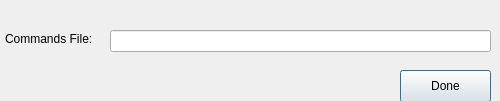
<?xml version="1.0" encoding="UTF-8"?>
<ui version="4.0">
 <class>editDataWindow</class>
 <widget class="QDialog" name="editDataWindow">
  <property name="geometry">
   <rect>
    <x>0</x>
    <y>0</y>
    <width>500</width>
    <height>101</height>
   </rect>
  </property>
  <property name="minimumSize">
   <size>
    <width>383</width>
    <height>101</height>
   </size>
  </property>
  <property name="maximumSize">
   <size>
    <width>500</width>
    <height>101</height>
   </size>
  </property>
  <property name="windowTitle">
   <string>Edit Data - ANUBIS Interface</string>
  </property>
  <property name="windowIcon">
   <iconset resource="resources.qrc">
    <normaloff>:/img/ANUBIS.ico</normaloff>:/img/ANUBIS.ico</iconset>
  </property>
  <widget class="QLabel" name="commandsFileURLLabel">
   <property name="geometry">
    <rect>
     <x>5</x>
     <y>31</y>
     <width>111</width>
     <height>16</height>
    </rect>
   </property>
   <property name="text">
    <string>Commands File:</string>
   </property>
  </widget>
  <widget class="QLineEdit" name="commandsFileURL">
   <property name="geometry">
    <rect>
     <x>110</x>
     <y>30</y>
     <width>381</width>
     <height>22</height>
    </rect>
   </property>
  </widget>
  <widget class="QPushButton" name="okayButton">
   <property name="geometry">
    <rect>
     <x>400</x>
     <y>70</y>
     <width>91</width>
     <height>32</height>
    </rect>
   </property>
   <property name="text">
    <string>Done</string>
   </property>
  </widget>
 </widget>
 <resources>
  <include location="resources.qrc"/>
 </resources>
 <connections/>
</ui>
